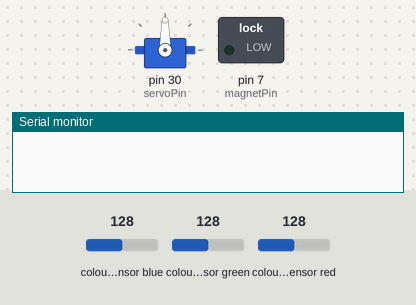
The sketch below on a simulated Arduino Mega 2560, built with avr-gcc and run on an emulated ATmega2560. On the bench: servo, switched loads named in the sketch (green lamp = pin HIGH), the last lines printed to the serial monitor. Inputs (shaded band) come from the test bench; at power-on: colour sensor blue 128, colour sensor green 128, colour sensor red 128.

Above: at 0.1 s.
At 1.1 s:
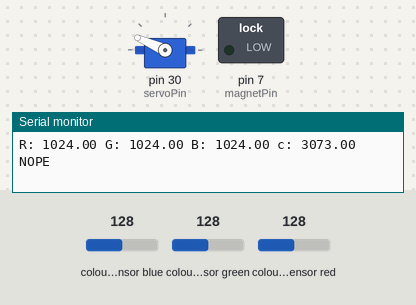
Timing chart, 0 to 2.6 s (numbered marks = the images above):
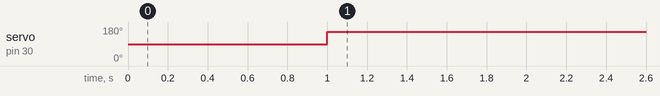

The sketch:

testColors.ino
```cpp
#include <Wire.h>
#include <Servo.h>
#include "Adafruit_TCS34725.h"

/* Example code for the Adafruit TCS34725 breakout library */

/* Connect SCL    to analog 5
   Connect SDA    to analog 4
   Connect VDD    to 3.3V DC
   Connect GROUND to common ground */

/* Initialise with default values (int time = 2.4ms, gain = 1x) */
// Adafruit_TCS34725 tcs = Adafruit_TCS34725();

/* Initialise with specific int time and gain values */
Adafruit_TCS34725 tcs = Adafruit_TCS34725(TCS34725_INTEGRATIONTIME_700MS, TCS34725_GAIN_1X);


//servo stuff
int maxPWM = 2000;
int minPWM = 1000;
int pos = 0;    // variable to store the servo position
int servoPin = 30;
int servoUp = 173;
int servoDown = 2;
double servoMiddle = 156;
Servo myservo;  // create servo object to control a servo
int buttonPin = 52;
char color;

//magnet
int magnetPin = 7;

void setup(void) {
  tcs.begin();
  Serial.begin(9600);
  //servo stuff
  setServo();
  pinMode(magnetPin, OUTPUT);
  pinMode(buttonPin, INPUT);
  //magnetUp();
  delay(1000);
  digitalWrite(magnetPin, LOW);

  }

void loop(void) {

  myservo.write(servoMiddle);

  if(!buttonPin)
  {
    digitalWrite(magnetPin, HIGH);
    delay(500);
    digitalWrite(magnetPin, LOW);
  }

  uint16_t r, g, b, c, colorTemp, lux;

  tcs.getRawData(&r, &g, &b, &c);

  double rd = r;
  double rg = g;
  double rb = b;
  double rc = c;
  Serial.print("R: "); Serial.print(rd); Serial.print(" ");
  Serial.print("G: "); Serial.print(rg); Serial.print(" ");
  Serial.print("B: "); Serial.print(rb); Serial.print(" ");
  Serial.print("c: "); Serial.print(rc); Serial.print(" ");
  printColor(r,g,b,c);
}
void printColor(double r, double g, double b, double c)
{
  if(r>10000 && r<15000 && g>1500 && g<5000 && b>700 && b<5700)
  {
    Serial.println("color is red");//R: 0.66 G: 0.20 B: 0.18 color is red
    color = 'r';
  }
  else if(r>8000 && r<16500 && g>13000 && g<24000 && b>6000 && b<13500)
  {
    Serial.println("color is green");//R: 0.33 G: 0.55 B: 0.28 color is grey
    color = 'g';
  }
  else if(r>2500 && r<8500 && g>7500 && g<13000 && b>12000 && b<22000 && c < 47000)
  {
    Serial.println("color is blue");//R: 0.17 G: 0.32 B: 0.51 color is blue
    color = 'b';
  }
  else if(r>8000 && r<14500 && g>4000 && g<10000 && b>6000 && b<11000)
  {
    Serial.println("color is Magenta");//R: 15629 G: 10205 B: 13413 NOPE
    color = 'm';
  }
  else if(r > 25000 && r < 55000 && g > 22000 && g < 50000 && b > 11000 && b < 30000)
  {
    Serial.println("color is yellow"); //R: 61512 G: 65535 B: 34756 NOPE
    color = 'y';
  }
  else if(r>6800 && r<25000 && g>16000 && g<32000 && b>16000 && b<33000 && c>=47000)
  {//changed from r<12000
    Serial.println("color is cyan"); //R: 0.21 G: 0.55 B: 0.59 color is grey
    color = 'c';
  }
  else if(r>3500 && r<8000 && g>4500 && g<7100 && b>3000 && b<6500)
  {
    Serial.println("color is grey");//R: 7462 G: 9922 B: 9211 color is grey
    color = 'x';
  }
  else
  {
    Serial.println("NOPE");
    color = 'n';
  }
}
void setServo()
{
  pinMode(servoPin, OUTPUT);
  myservo.attach(servoPin, minPWM, maxPWM);
}

void magnetUp()
{
  myservo.write(servoUp);
  delay(500);
}

void magnetDown()
{
  myservo.write(servoDown);
  delay(500);
  digitalWrite(magnetPin, LOW);
  delay(500);
}

void dropToken()
{
  digitalWrite(magnetPin, HIGH);
  delay(500);
}
```

Measured:
- by itself, servo on pin 30 (servoPin): 90° → 156° at 1.0 s
